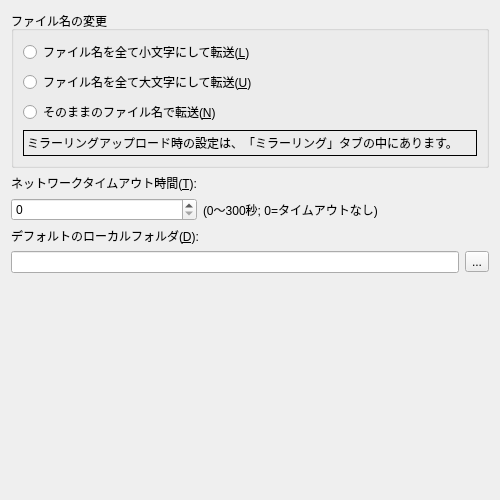
<?xml version="1.0" encoding="UTF-8"?>
<ui version="4.0">
 <class>OptionTransfer2Form</class>
 <widget class="QWidget" name="OptionTransfer2Form">
  <property name="geometry">
   <rect>
    <x>0</x>
    <y>0</y>
    <width>500</width>
    <height>500</height>
   </rect>
  </property>
  <layout class="QVBoxLayout" name="verticalLayout_2">
   <item>
    <widget class="QGroupBox" name="groupBox_1">
     <property name="title">
      <string>ファイル名の変更</string>
     </property>
     <layout class="QVBoxLayout" name="verticalLayout">
      <item>
       <widget class="QRadioButton" name="radioButton_FnameCnvLower">
        <property name="text">
         <string>ファイル名を全て小文字にして転送(&amp;L)</string>
        </property>
       </widget>
      </item>
      <item>
       <widget class="QRadioButton" name="radioButton_FnameCnvUpper">
        <property name="text">
         <string>ファイル名を全て大文字にして転送(&amp;U)</string>
        </property>
       </widget>
      </item>
      <item>
       <widget class="QRadioButton" name="radioButton_FnameCnvNoCnv">
        <property name="text">
         <string>そのままのファイル名で転送(&amp;N)</string>
        </property>
       </widget>
      </item>
      <item>
       <widget class="QLabel" name="label_1">
        <property name="frameShape">
         <enum>QFrame::Shape::Box</enum>
        </property>
        <property name="text">
         <string>ミラーリングアップロード時の設定は、「ミラーリング」タブの中にあります。</string>
        </property>
        <property name="alignment">
         <set>Qt::AlignmentFlag::AlignLeading|Qt::AlignmentFlag::AlignLeft|Qt::AlignmentFlag::AlignTop</set>
        </property>
        <property name="wordWrap">
         <bool>true</bool>
        </property>
       </widget>
      </item>
     </layout>
    </widget>
   </item>
   <item>
    <layout class="QGridLayout" name="gridLayout_2">
     <item row="0" column="0">
      <widget class="QLabel" name="label_2">
       <property name="text">
        <string>ネットワークタイムアウト時間(&amp;T):</string>
       </property>
       <property name="buddy">
        <cstring>spinBox_TimeOut</cstring>
       </property>
      </widget>
     </item>
     <item row="1" column="1">
      <widget class="QLabel" name="label_3">
       <property name="text">
        <string>(0～300秒; 0=タイムアウトなし)</string>
       </property>
      </widget>
     </item>
     <item row="1" column="0">
      <widget class="QSpinBox" name="spinBox_TimeOut">
       <property name="maximum">
        <number>300</number>
       </property>
      </widget>
     </item>
     <item row="1" column="2">
      <spacer name="horizontalSpacer_1">
       <property name="orientation">
        <enum>Qt::Orientation::Horizontal</enum>
       </property>
       <property name="sizeHint" stdset="0">
        <size>
         <width>40</width>
         <height>20</height>
        </size>
       </property>
      </spacer>
     </item>
    </layout>
   </item>
   <item>
    <layout class="QGridLayout" name="gridLayout">
     <item row="1" column="0">
      <widget class="QLineEdit" name="lineEdit_DefaultLocalPath">
       <property name="maxLength">
        <number>1024</number>
       </property>
      </widget>
     </item>
     <item row="0" column="0">
      <widget class="QLabel" name="label_4">
       <property name="text">
        <string>デフォルトのローカルフォルダ(&amp;D):</string>
       </property>
       <property name="buddy">
        <cstring>lineEdit_DefaultLocalPath</cstring>
       </property>
      </widget>
     </item>
     <item row="1" column="1">
      <widget class="QToolButton" name="toolButton_DefaultLocalPath">
       <property name="text">
        <string>...</string>
       </property>
      </widget>
     </item>
    </layout>
   </item>
   <item>
    <spacer name="verticalSpacer_1">
     <property name="orientation">
      <enum>Qt::Orientation::Vertical</enum>
     </property>
     <property name="sizeHint" stdset="0">
      <size>
       <width>20</width>
       <height>230</height>
      </size>
     </property>
    </spacer>
   </item>
  </layout>
 </widget>
 <tabstops>
  <tabstop>radioButton_FnameCnvLower</tabstop>
  <tabstop>radioButton_FnameCnvUpper</tabstop>
  <tabstop>radioButton_FnameCnvNoCnv</tabstop>
  <tabstop>spinBox_TimeOut</tabstop>
  <tabstop>lineEdit_DefaultLocalPath</tabstop>
  <tabstop>toolButton_DefaultLocalPath</tabstop>
 </tabstops>
 <resources/>
 <connections>
  <connection>
   <sender>toolButton_DefaultLocalPath</sender>
   <signal>clicked()</signal>
   <receiver>OptionTransfer2Form</receiver>
   <slot>onClick_toolButton_DefaultLocalPath()</slot>
   <hints>
    <hint type="sourcelabel">
     <x>479</x>
     <y>240</y>
    </hint>
    <hint type="destinationlabel">
     <x>249</x>
     <y>250</y>
    </hint>
   </hints>
  </connection>
 </connections>
 <slots>
  <slot>onClick_toolButton_DefaultLocalPath()</slot>
 </slots>
</ui>
